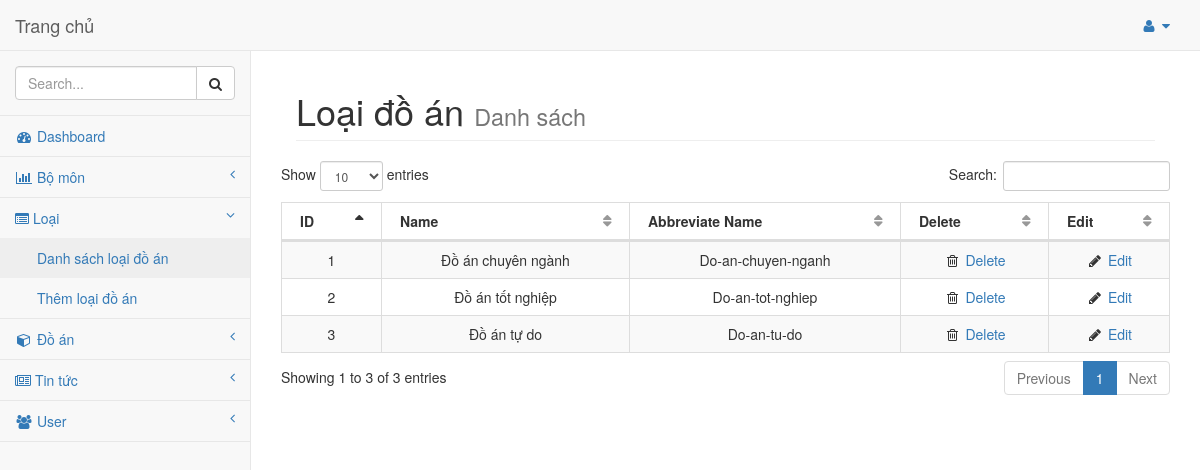
The page /admin/admin.php?p=list_loai on the database its author committed.
### tables this page shows
CREATE TABLE `loai` (
  `idL` int(30) NOT NULL,
  `TenL` varchar(255) NOT NULL,
  `TenLKD` varchar(255) NOT NULL
);

### model/database.class.php (called while the page is built, shortened)
<?php
	class database{
		private $__hostname = "localhost";
		private $__userhost = "root";
		private $__passhost = "";
		private $__dbname = "quanlydoan3";
		private $__conn = NULL;
		private $__result = NULL;
		public function connect(){
			$this-> __conn = mysqli_connect($this -> __hostname, $this -> __userhost, $this -> __passhost, $this -> __dbname)
			or die ('Loi ket noi');
			mysqli_query($this -> __conn, "SET NAMES 'utf8'");
		}
		public function query($sql){
			$this-> __result = mysqli_query($this-> __conn, $sql) or die ('loi query');
		}
		public function fetch(){
			$data = mysqli_fetch_assoc($this-> __result);
			return $data;
		}
		public function fetchAll(){
			$data = array();
			while($row = $this-> fetch()){
				$data[] = $row;
			}
			return $data;
		}
	}
?>

### model/class.loaidoan.php (called while the page is built, shortened)
<?php
class loai extends database
{
    public function layLoai(){
        $sql = "SELECT * FROM loai ORDER BY idL ASC";
        $this-> query($sql);
        return $this-> fetchALL();
    }
}
?>

### admin/loaidoan/danhsach.php (the view, shortened to what this page needs)
<?php
include('../model/database.class.php');
include('../model/class.loaidoan.php');
$loai = new loai();
$dsloai = $loai->layLoai();
?>
<div id="page-wrapper">
    <div class="container-fluid">
        <div class="row">
            <div class="col-lg-12">
                <h1 class="page-header">Loại đồ án
                    <small>Danh sách</small>
                </h1>
            </div>
            <table class="table table-striped table-bordered table-hover" id="dataTables-example">
                <thead>
                    <tr align="center">
                        <th>ID</th>
                        <th>Name</th>
                        <th>Abbreviate Name</th>
                        <th>Delete</th>
                        <th>Edit</th>
                    </tr>
                </thead>
                <tbody>
                    <?php
                        foreach ($dsloai as $ds) {
                        ?>
                            <tr class="odd gradeX" align="center">
                                <td><?=$ds['idL']?></td>
                                <td><?=$ds['TenL']?></td>
                                <td><?=$ds['TenLKD']?></td>
                                <td class="center"><i class="fa fa-trash-o  fa-fw"></i><a onclick="return confirm('Bạn có chắc là muốn xóa không?')" href="admin.php?p=xoaloai&id_loai=<?=$ds['idL']?>"> Delete</a></td>
                                <td class="center"><i class="fa fa-pencil fa-fw"></i> <a href="admin.php?p=sualoai&id_loai=<?=$ds['idL']?>">Edit</a></td>
                            </tr>
                        <?php
                        }
                    ?>
                </tbody>
            </table>
        </div>
    </div>
</div>

### public/admin/sb-admin-2.css (style rules this page uses)
body { background-color: #f8f8f8; }
#page-wrapper { padding: 0 15px; min-height: 568px; background-color: #fff; }
@media (min-width:768px) { #page-wrapper { position: inherit; margin: 0 0 0 250px; padding: 0 30px; border-left: 1px solid #e7e7e7; } }
table.dataTable thead .sorting, table.dataTable thead .sorting_asc, table.dataTable thead .sorting_desc, table.dataTable thead .sorting_asc_disabled, table.dataTable thead .sorting_desc_disabled { background: 0 0; }
table.dataTable thead .sorting_asc:after { content: "\f0de"; float: right; font-family: fontawesome; }
table.dataTable thead .sorting:after { content: "\f0dc"; float: right; font-family: fontawesome; color: rgba(50,50,50,.5); }

### rows shown on the page
loai: idL "1", TenL "Đồ án chuyên ngành", TenLKD "Do-an-chuyen-nganh"
loai: idL "2", TenL "Đồ án tốt nghiệp", TenLKD "Do-an-tot-nghiep"
loai: idL "3", TenL "Đồ án tự do", TenLKD "Do-an-tu-do"
